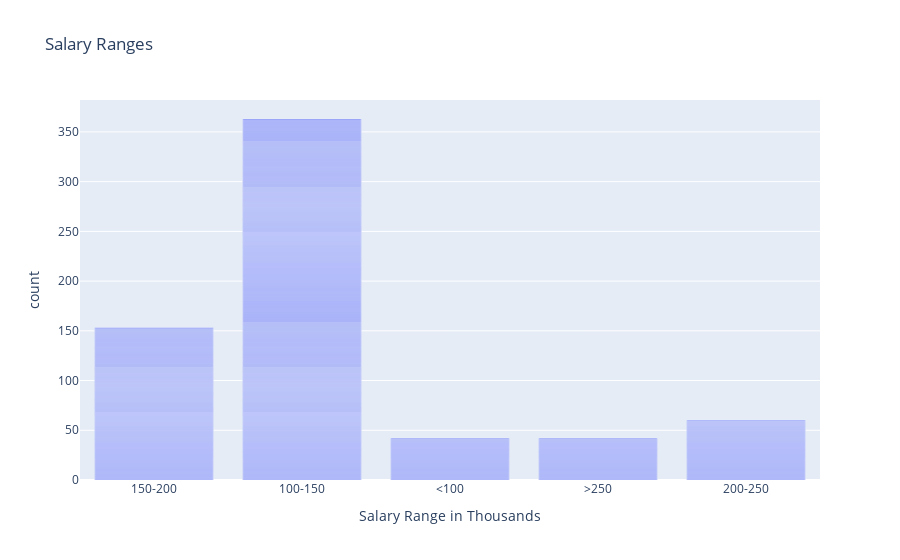

The notebook cell this image was saved under:
### Code cell
import plotly.express as px
fig = px.bar(df, x='Salary Estimate',
    labels={'Salary Estimate': "Salary Range in Thousands"}, title="Salary Ranges")
fig.show()

### Figure 1 — Plotly figure (JSON) as saved in the notebook; plotly's stock layout.template omitted (floating-point values rounded to 4 significant figures; data arrays with more than 128 entries replaced by an {"elided": "..."} marker saying what was removed)
{"data": [{"alignmentgroup": "True", "hovertemplate": "Salary Range in Thousands=%{x}<br>count=%{y}<extra></extra>", "legendgroup": "", "marker": {"color": "#636efa"}, "name": "", "offsetgroup": "", "orientation": "v", "showlegend": false, "textposition": "auto", "type": "bar", "x": {"elided": "660 str values"}, "xaxis": "x", "y": {"elided": "660 int values"}, "yaxis": "y"}], "layout": {"barmode": "relative", "legend": {"tracegroupgap": 0}, "title": {"text": "Salary Ranges"}, "xaxis": {"anchor": "y", "domain": [0, 1], "title": {"text": "Salary Range in Thousands"}}, "yaxis": {"anchor": "x", "domain": [0, 1], "title": {"text": "count"}}}}
